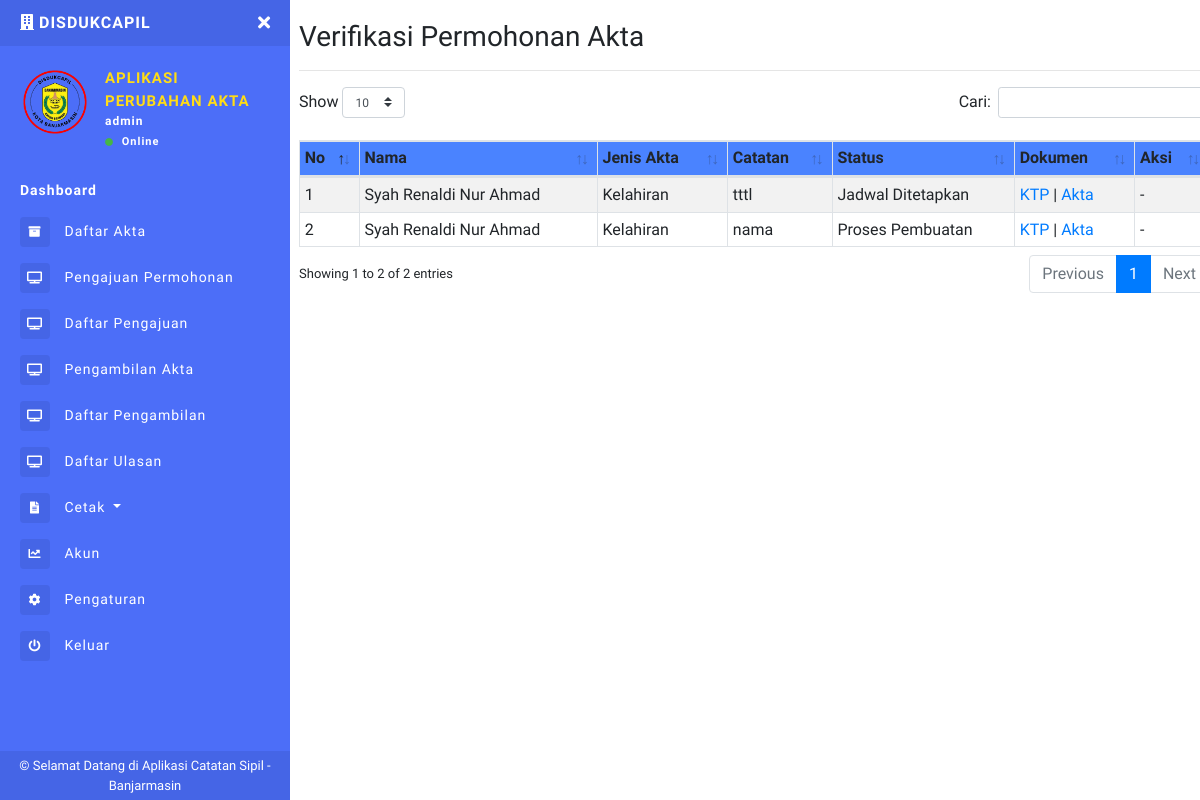
The page /m_pengajuan.php (signed in) on the database its author committed.
### tables this page shows
CREATE TABLE `users` (
  `id_user` int(11) NOT NULL,
  `nik` varchar(16) NOT NULL,
  `no_kk` varchar(16) NOT NULL,
  `nama_lengkap` varchar(100) NOT NULL,
  `jk` enum('L','P') NOT NULL,
  `tempat_lahir` varchar(50) DEFAULT NULL,
  `tanggal_lahir` date DEFAULT NULL,
  `alamat` text DEFAULT NULL,
  `no_wa` varchar(15) DEFAULT NULL,
  `email` varchar(100) DEFAULT NULL,
  `password` varchar(255) NOT NULL,
  `role` varchar(255) NOT NULL,
  `logo` varchar(255) NOT NULL
);

CREATE TABLE `permohonan_akta` (
  `id_permohonan` int(11) NOT NULL,
  `id_user` int(11) NOT NULL,
  `jenis_akta` varchar(100) NOT NULL,
  `catatan_perubahan` text NOT NULL,
  `file_ktp_pemohon` varchar(255) NOT NULL,
  `file_akta_lama` varchar(255) NOT NULL,
  `status_permohonan` enum('Menunggu Verifikasi','Terverifikasi','Jadwal Ditetapkan','Datang ke Capil','Proses Pembuatan','Akta Selesai','Sudah Diambil','DI Tolak') DEFAULT 'Menunggu Verifikasi',
  `jadwal_kunjungan` date DEFAULT NULL,
  `waktu_kunjungan_mulai` time DEFAULT NULL,
  `waktu_kunjungan_selesai` time DEFAULT NULL,
  `kode_pengambilan` varchar(50) DEFAULT NULL,
  `tanggal_pengajuan` timestamp NOT NULL DEFAULT current_timestamp(),
  `tanggal_selesai` date DEFAULT NULL
);

### m_pengajuan.php (the view)
<?php
include 'sidebar.php';
$result = mysqli_query($conn, "SELECT p.*, u.nama_lengkap
          FROM permohonan_akta p
          JOIN users u ON p.id_user = u.id_user
          WHERE u.nama_lengkap = '$nama_lengkap'
          ORDER BY p.id_permohonan DESC");
?>
<body>
    <h1 class="h3 mb-0">Verifikasi Permohonan Akta</h1>
    <hr>
    <table class="table table-striped table-sm table-bordered dt-responsive nowrap" id="table" width="100%">
        <thead style="background-color: #4a83ffff;">
            <tr>
                <th>No</th>
                <th>Nama</th>
                <th>Jenis Akta</th>
                <th>Catatan</th>
                <th>Status</th>
                <th>Dokumen</th>
                <th>Aksi</th>
            </tr>
        </thead>
        <tbody>
            <?php
            $no = 1;
            while ($row = mysqli_fetch_assoc($result)) :
            ?>
                <tr>
                    <td><?php echo $no++; ?></td>
                    <td><?= htmlspecialchars($row['nama_lengkap']) ?></td>
                    <td><?= htmlspecialchars($row['jenis_akta']) ?></td>
                    <td><?= nl2br(htmlspecialchars($row['catatan_perubahan'])) ?></td>
                    <td><?= $row['status_permohonan'] ?></td>
                    <td>
                        <a href="uploads/<?= $row['file_ktp_pemohon'] ?>" target="_blank">KTP</a> |
                        <a href="uploads/<?= $row['file_akta_lama'] ?>" target="_blank">Akta</a>
                    </td>
                    <td>
                        <?php if ($row['status_permohonan'] == 'Menunggu Verifikasi'): ?>
                            Harap Tunggu
                        <?php else: ?>
                            -
                        <?php endif; ?>
                    </td>
                </tr>
            <?php endwhile; ?>
        </tbody>
    </table>
</body>
</html>
<?php
include 'footer.php';
?>

### sidebar.php (shortened to what this page needs)
<?php
include "config.php";
$uid = $_SESSION['id_user'];
$DataLogin = mysqli_fetch_array(mysqli_query($conn, "SELECT * FROM users WHERE id_user='$uid'"));
$nama_lengkap = $DataLogin['nama_lengkap'];
$role = $DataLogin['role'];
$logo = $DataLogin['logo'];
$data_level = $_SESSION["role"];
?>
<!DOCTYPE html>
<html>
<head>
  <link rel="stylesheet" href="https://maxcdn.bootstrapcdn.com/bootstrap/4.0.0/css/bootstrap.min.css">
  <link href="assets/css/style.css" rel="stylesheet">
  <link href="https://use.fontawesome.com/releases/v5.0.6/css/all.css" rel="stylesheet">
  <link href="assets/vendor/datatables/dataTables.bootstrap4.min.css" rel="stylesheet">
  <link href="assets/vendor/datatables/responsive.bootstrap4.min.css" rel="stylesheet">
</head>
<body>
  <div class="page-wrapper chiller-theme toggled">
    <nav id="sidebar" class="sidebar-wrapper" style="width: 290px">
      <div class="sidebar-content">
        <div class="sidebar-brand">
          <a href="dashboard.php"><i class="fas fa-building mr-1"></i><?php echo $toko ?>DISDUKCAPIL</a>
          <div id="close-sidebar">
            <i class="fas fa-times"></i>
          </div>
        </div>
        <div class="sidebar-header">
          <div class="user-pic" style="height:70px;width:70px;">
            <img class="img-responsive img-rounded" src="assets/images/<?php echo $logo ?>"
              alt="User picture">
          </div>
          <div class="user-info">
            <span class="user-name">APLIKASI
            </span>
            <span class="user-name">PERUBAHAN AKTA
            </span>
            <span class="user-role"><?php echo $role ?></span>
            <span class="user-status">
              <i class="fa fa-circle"></i>
              <span>Online</span>
            </span>
          </div>
        </div>
        <?php
        if ($data_level == "admin") {
        ?>
          <div class="sidebar-menu">
            <ul>
              <li class="header-menu">
                <a href="dashboard.php">
                  <b>Dashboard</b>
                </a>
              </li>
              <li>
                <a href="akta.php">
                  <i class="fas fa-archive"></i>
                  <span>Daftar Akta</span>
                </a>
              </li>
              <li>
                <a href="pengajuan_akta.php">
                  <i class="fas fa-tv"></i>
                  <span>Pengajuan Permohonan</span>
                </a>
              </li>
              <li>
                <a href="r_pengajuan.php">
                  <i class="fas fa-tv"></i>
                  <span>Daftar Pengajuan</span>
                </a>
              </li>
              <li>
                <a href="pengambilan_akta.php">
                  <i class="fas fa-tv"></i>
                  <span>Pengambilan Akta</span>
                </a>
              </li>
              <li>
                <a href="r_pengambilan.php">
                  <i class="fas fa-tv"></i>
                  <span>Daftar Pengambilan</span>
                </a>
              </li>
              <li>
                <a href="kepuasan.php">
                  <i class="fas fa-tv"></i>
                  <span>Daftar Ulasan</span>
                </a>
              </li>
              <li>
                <a href="#reportsDropdown" data-toggle="collapse" aria-expanded="false" class="dropdown-toggle">
                  <i class="fas fa-file-alt"></i>
                  <span>Cetak</span>
                </a>
              </li>
              <li>
                <a href="akuns.php">
                  <i class="fa fa-chart-line"></i>
                  <span>Akun</span>
                </a>
              </li>
              <li>
                <a href="pengaturan.php">
                  <i class="fa fa-cog"></i>
                  <span>Pengaturan</span>
                </a>
              </li>
              <li>
                <a href="#Exit" data-toggle="modal">
                  <i class="fa fa-power-off"></i>
                  <span>Keluar</span>
                </a>
              </li>
            </ul>
          </div>
        <?php
        }
        ?>
      </div>
      <div class="sidebar-footer" style="background-color :#4565e6;">
        © Selamat Datang di Aplikasi Catatan Sipil - Banjarmasin
      </div>
    </nav>
    <main class="page-content ml-4">
      <div class="container-fluid">
        <div class="d-block d-sm-block d-md-none d-lg-none py-2"></div>

### rows shown on the page
users: logo (picture), role "admin"
permohonan_akta: id_user.nama_lengkap "Syah Renaldi Nur Ahmad", jenis_akta "Kelahiran", catatan_perubahan "tttl", status_permohonan "Jadwal Ditetapkan"
permohonan_akta: id_user.nama_lengkap "Syah Renaldi Nur Ahmad", jenis_akta "Kelahiran", catatan_perubahan "nama", status_permohonan "Proses Pembuatan"
